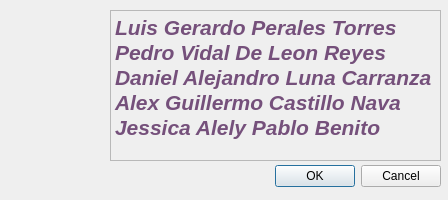
<?xml version="1.0" encoding="UTF-8"?>
<ui version="4.0">
 <class>Dialog</class>
 <widget class="QDialog" name="Dialog">
  <property name="geometry">
   <rect>
    <x>0</x>
    <y>0</y>
    <width>448</width>
    <height>200</height>
   </rect>
  </property>
  <property name="windowTitle">
   <string>Acerca De</string>
  </property>
  <widget class="QDialogButtonBox" name="buttonBox">
   <property name="geometry">
    <rect>
     <x>270</x>
     <y>160</y>
     <width>171</width>
     <height>32</height>
    </rect>
   </property>
   <property name="orientation">
    <enum>Qt::Horizontal</enum>
   </property>
   <property name="standardButtons">
    <set>QDialogButtonBox::Cancel|QDialogButtonBox::Ok</set>
   </property>
  </widget>
  <widget class="QLabel" name="label">
   <property name="geometry">
    <rect>
     <x>10</x>
     <y>20</y>
     <width>91</width>
     <height>121</height>
    </rect>
   </property>
   <property name="text">
    <string/>
   </property>
   <property name="pixmap">
    <pixmap resource="imgs.qrc">:/IMG/IMG1.png/IMG/IMG1.png</pixmap>
   </property>
   <property name="scaledContents">
    <bool>true</bool>
   </property>
  </widget>
  <widget class="QTextEdit" name="textEdit">
   <property name="enabled">
    <bool>false</bool>
   </property>
   <property name="geometry">
    <rect>
     <x>110</x>
     <y>10</y>
     <width>331</width>
     <height>151</height>
    </rect>
   </property>
   <property name="readOnly">
    <bool>false</bool>
   </property>
   <property name="html">
    <string>&lt;!DOCTYPE HTML PUBLIC &quot;-//W3C//DTD HTML 4.0//EN&quot; &quot;http://www.w3.org/TR/REC-html40/strict.dtd&quot;&gt;
&lt;html&gt;&lt;head&gt;&lt;meta name=&quot;qrichtext&quot; content=&quot;1&quot; /&gt;&lt;style type=&quot;text/css&quot;&gt;
p, li { white-space: pre-wrap; }
&lt;/style&gt;&lt;/head&gt;&lt;body style=&quot; font-family:'Ubuntu'; font-size:11pt; font-weight:400; font-style:normal;&quot;&gt;
&lt;p style=&quot; margin-top:0px; margin-bottom:0px; margin-left:0px; margin-right:0px; -qt-block-indent:0; text-indent:0px;&quot;&gt;&lt;span style=&quot; font-size:16pt; font-weight:600; font-style:italic; color:#75507b;&quot;&gt;Luis Gerardo Perales Torres&lt;/span&gt;&lt;/p&gt;
&lt;p style=&quot; margin-top:0px; margin-bottom:0px; margin-left:0px; margin-right:0px; -qt-block-indent:0; text-indent:0px;&quot;&gt;&lt;span style=&quot; font-size:16pt; font-weight:600; font-style:italic; color:#75507b;&quot;&gt;Pedro Vidal De Leon Reyes&lt;/span&gt;&lt;/p&gt;
&lt;p style=&quot; margin-top:0px; margin-bottom:0px; margin-left:0px; margin-right:0px; -qt-block-indent:0; text-indent:0px;&quot;&gt;&lt;span style=&quot; font-size:16pt; font-weight:600; font-style:italic; color:#75507b;&quot;&gt;Daniel Alejandro Luna Carranza&lt;/span&gt;&lt;/p&gt;
&lt;p style=&quot; margin-top:0px; margin-bottom:0px; margin-left:0px; margin-right:0px; -qt-block-indent:0; text-indent:0px;&quot;&gt;&lt;span style=&quot; font-size:16pt; font-weight:600; font-style:italic; color:#75507b;&quot;&gt;Alex Guillermo Castillo Nava&lt;/span&gt;&lt;/p&gt;
&lt;p style=&quot; margin-top:0px; margin-bottom:0px; margin-left:0px; margin-right:0px; -qt-block-indent:0; text-indent:0px;&quot;&gt;&lt;span style=&quot; font-size:16pt; font-weight:600; font-style:italic; color:#75507b;&quot;&gt;Jessica Alely Pablo Benito&lt;/span&gt;&lt;/p&gt;&lt;/body&gt;&lt;/html&gt;</string>
   </property>
  </widget>
 </widget>
 <resources>
  <include location="imgs.qrc"/>
 </resources>
 <connections>
  <connection>
   <sender>buttonBox</sender>
   <signal>accepted()</signal>
   <receiver>Dialog</receiver>
   <slot>accept()</slot>
   <hints>
    <hint type="sourcelabel">
     <x>248</x>
     <y>254</y>
    </hint>
    <hint type="destinationlabel">
     <x>157</x>
     <y>274</y>
    </hint>
   </hints>
  </connection>
  <connection>
   <sender>buttonBox</sender>
   <signal>rejected()</signal>
   <receiver>Dialog</receiver>
   <slot>reject()</slot>
   <hints>
    <hint type="sourcelabel">
     <x>316</x>
     <y>260</y>
    </hint>
    <hint type="destinationlabel">
     <x>286</x>
     <y>274</y>
    </hint>
   </hints>
  </connection>
 </connections>
</ui>
